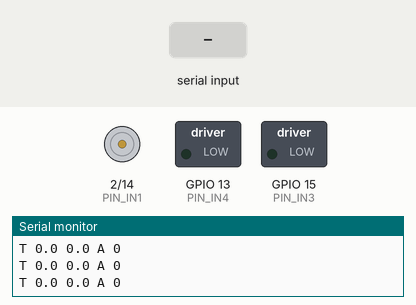
Bench run of a sketch on a simulated ESP32. On the bench: motor-driver pin pairs drawn as motors (green arrow = first pin HIGH = forward, orange = second pin HIGH = backward, longer = more drive), switched loads named in the sketch (green lamp = pin HIGH), the last lines printed to the serial monitor. The inputs (shaded band) are chosen by the test bench.

Above: at 1.2 s.
1.3 s: "S90\n" received over Serial
At 2.3 s:
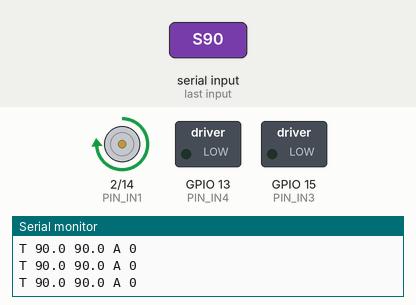
4.3 s: "90,45,200\n" received over Serial
5.8 s: "90,45\n" received over Serial
Timing chart, 0 to 8.8 s (numbered marks = the images above; inputs shaded):
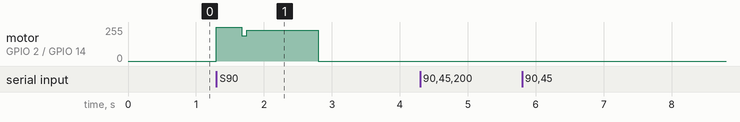

Measured:
- after the input at 1.3 s, motor on GPIO 2 (PIN_IN1) / GPIO 14 (PIN_IN2): stopped → forward 255/255 at once, → forward 191/255 0.37 s later, → forward 229/255 0.08 s later, → stopped 1.1 s later

The sketch:

tt_motor.ino
```cpp
// TT gear motor on an L298N, driven by an ESP32 over USB serial.
//
// Wiring (see ../../connections.txt):
//   GPIO2  -> L298N IN1   (channel A, OUT1/OUT2)
//   GPIO14 -> L298N IN2
//   GPIO15 -> L298N IN3   (channel B, OUT3/OUT4)
//   GPIO13 -> L298N IN4
//   GND    -> GND
// ENA and ENB keep their jumpers on: speed is set by PWM on the IN pins.
//
// Serial, 115200 baud, one command per line:
//   S <-100..100>   speed in % duty; the sign is the direction (+ = top of the roller moves forward)
//   C <A|B>         which L298N channel the motor is on (default A)
//   X               stop now (coast, no ramp)
//   R <%/s>         ramp rate (default 200 %/s, 0 = no ramp)
//   K <ms>          kick: full duty for this long when starting from standstill (default 60 ms)
//   ?               print the status
// Every command, also an empty line, feeds the watchdog: with no line for 1.5 s the motor stops,
// so it stops when the PC program closes or the cable comes out.
// Status line, every 100 ms:  T <target %> <actual %> <channel> <kick 0/1>

const int PIN_IN1 = 2;
const int PIN_IN2 = 14;
const int PIN_IN3 = 15;
const int PIN_IN4 = 13;

const uint32_t PWM_FREQ = 1000;     // Hz; low frequency keeps torque at low duty on an L298N
const uint8_t PWM_BITS = 10;
const int PWM_MAX = (1 << PWM_BITS) - 1;
const uint32_t WATCHDOG_MS = 1500;
const uint32_t STATUS_MS = 100;

float target = 0;        // %
float actual = 0;        // %
float rampRate = 200;    // %/s
uint32_t kickMs = 60;
char channel = 'A';

uint32_t lastCmd = 0;
uint32_t lastStep = 0;
uint32_t lastStatus = 0;
uint32_t kickUntil = 0;
String line;

void writePins(float pct) {
  int duty = (int)(fabsf(pct) / 100.0f * PWM_MAX + 0.5f);
  if (duty > PWM_MAX) duty = PWM_MAX;
  int fwd = pct > 0 ? duty : 0;
  int rev = pct < 0 ? duty : 0;
  // sign-magnitude: one input PWM, the other low; the unused channel stays off
  ledcWrite(PIN_IN1, channel == 'A' ? fwd : 0);
  ledcWrite(PIN_IN2, channel == 'A' ? rev : 0);
  ledcWrite(PIN_IN3, channel == 'B' ? fwd : 0);
  ledcWrite(PIN_IN4, channel == 'B' ? rev : 0);
}

void stopNow() {
  target = 0;
  actual = 0;
  kickUntil = 0;
  writePins(0);
}

void printStatus() {
  Serial.printf("T %.1f %.1f %c %d\n", target, actual, channel, millis() < kickUntil ? 1 : 0);
}

void handle(String cmd) {
  cmd.trim();
  lastCmd = millis();
  if (cmd.length() == 0) return;
  char c = toupper(cmd[0]);
  String arg = cmd.substring(1);
  arg.trim();
  switch (c) {
    case 'S': {
      float v = constrain(arg.toFloat(), -100.0f, 100.0f);
      if (actual == 0 && v != 0 && kickMs > 0) kickUntil = millis() + kickMs;
      target = v;
      break;
    }
    case 'C': {
      char ch = toupper(arg.length() ? arg[0] : 'A');
      if (ch == 'A' || ch == 'B') {
        stopNow();
        channel = ch;
      }
      break;
    }
    case 'X': stopNow(); break;
    case 'R': rampRate = max(0.0f, arg.toFloat()); break;
    case 'K': kickMs = (uint32_t)max(0L, arg.toInt()); break;
    case '?': break;
    default: Serial.printf("E unknown command '%s'\n", cmd.c_str()); return;
  }
  printStatus();
}

void setup() {
  Serial.begin(115200);
  for (int pin : {PIN_IN1, PIN_IN2, PIN_IN3, PIN_IN4}) {
    ledcAttach(pin, PWM_FREQ, PWM_BITS);
    ledcWrite(pin, 0);
  }
  lastCmd = lastStep = millis();
  Serial.println("I tt_motor ready");
}

void loop() {
  while (Serial.available()) {
    char ch = Serial.read();
    if (ch == '\n') {
      handle(line);
      line = "";
    } else if (ch != '\r' && line.length() < 64) {
      line += ch;
    }
  }

  uint32_t now = millis();
  if (now - lastCmd > WATCHDOG_MS && (target != 0 || actual != 0)) {
    stopNow();
    Serial.println("I watchdog stop");
  }

  // ramp actual towards target
  float dt = (now - lastStep) / 1000.0f;
  lastStep = now;
  if (rampRate <= 0) {
    actual = target;
  } else {
    float step = rampRate * dt;
    if (fabsf(target - actual) <= step) actual = target;
    else actual += (target > actual ? step : -step);
  }

  if (now < kickUntil && target != 0) writePins(target > 0 ? 100 : -100);
  else writePins(actual);

  if (now - lastStatus >= STATUS_MS) {
    lastStatus = now;
    printStatus();
  }
}
```
